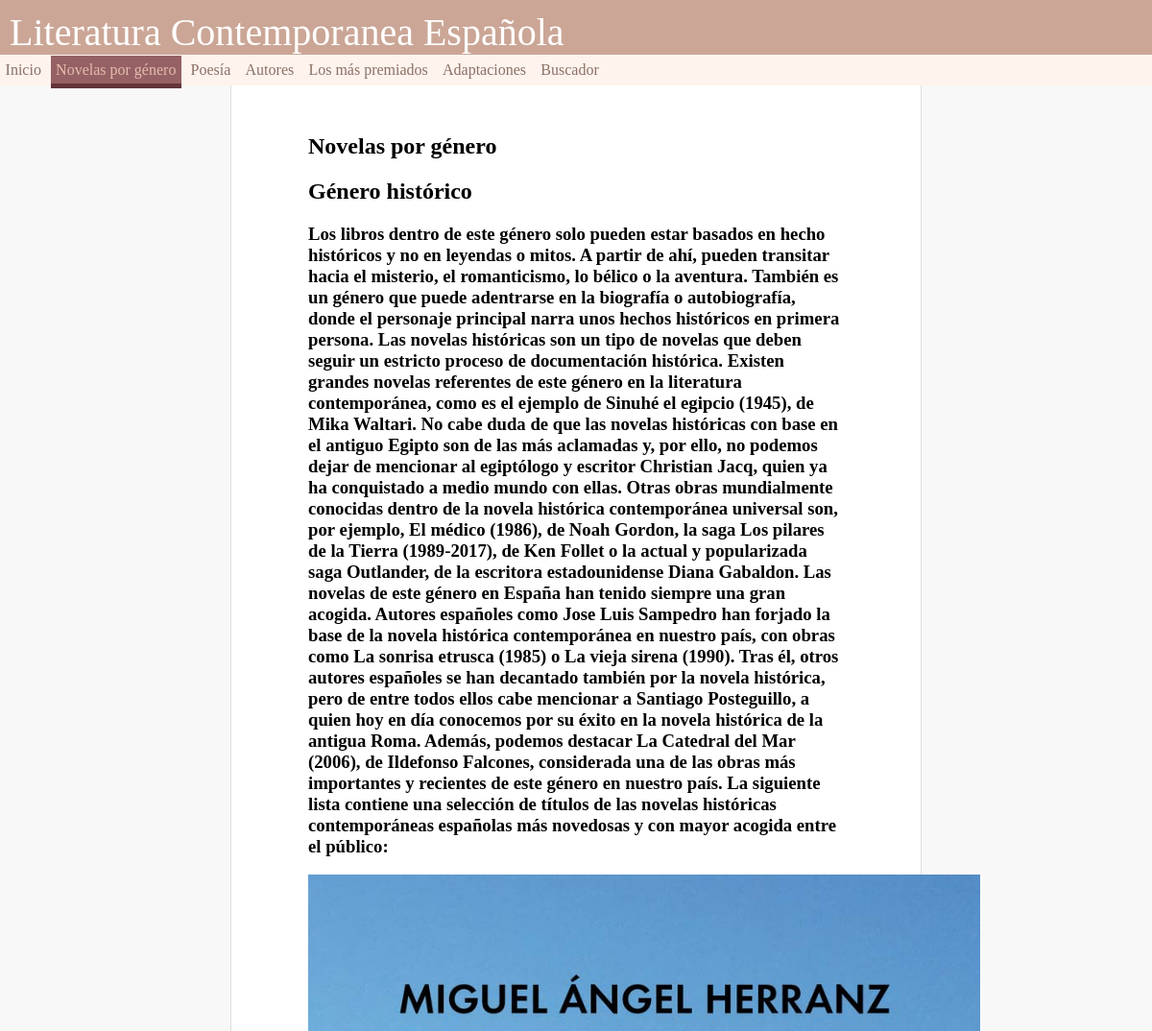
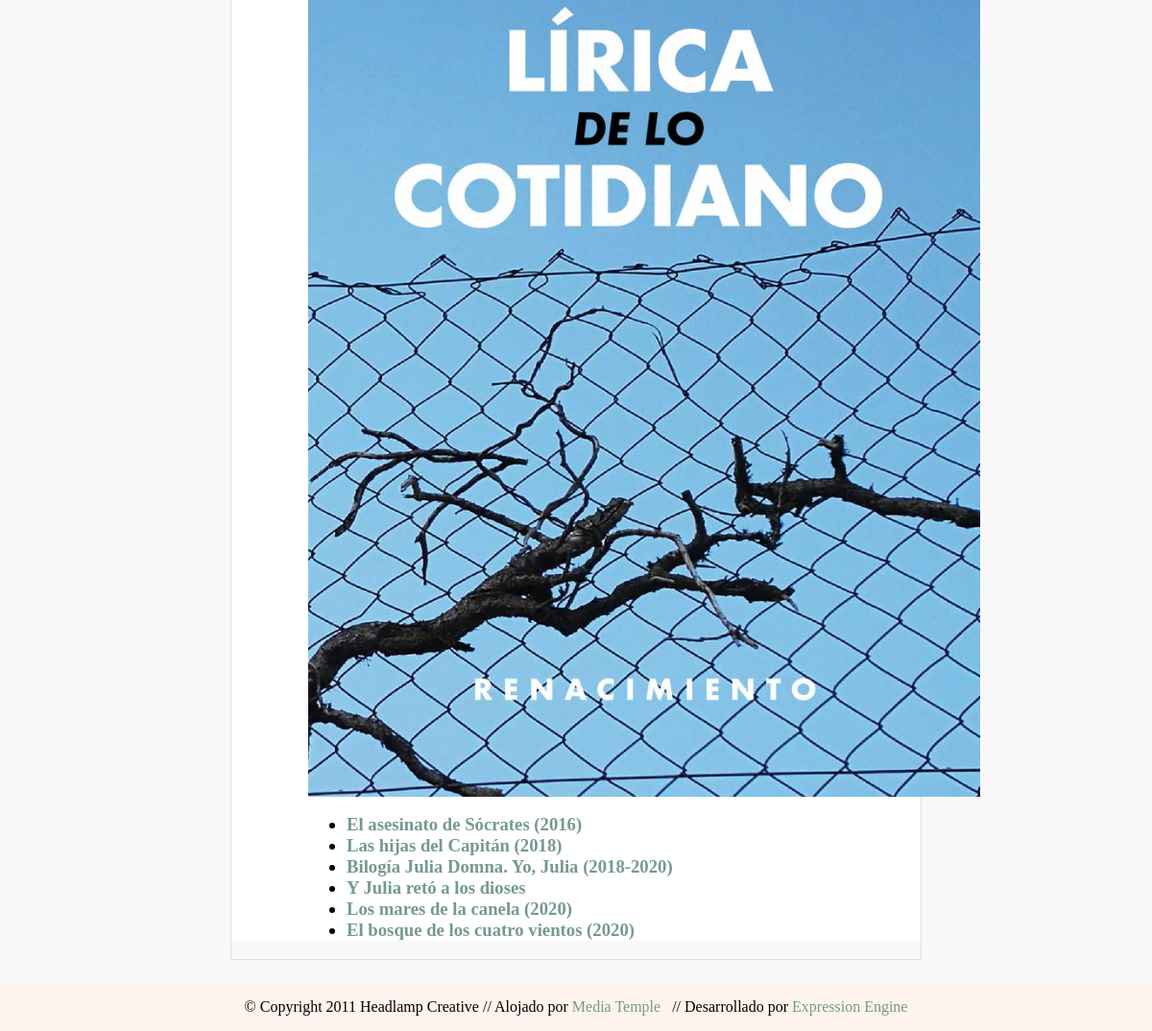
Page /listado.php?id_genero=3 on the committed database (2 pictures, top to bottom).
### tables this page shows
CREATE TABLE `generos` (
  `id_genero` int(10) NOT NULL,
  `nombre_genero` varchar(255) NOT NULL,
  `descripcion_genero` text NOT NULL,
  `imagen` varchar(255) DEFAULT NULL
);

CREATE TABLE `novelas` (
  `id_novela` int(10) NOT NULL,
  `titulo` varchar(255) NOT NULL,
  `descripcion` text NOT NULL,
  `id_autor` int(10) NOT NULL,
  `id_genero` int(10) NOT NULL,
  `imagen` varchar(255) NOT NULL
);

### listado.php (the view, shortened to what this page needs)
<!DOCTYPE html>
<html>
<head>
	<link href="css/estilo.css" rel="stylesheet" type="text/css">
</head>
<body>
	<?php include("comunes/header.php"); ?>
	<?php include("comunes/menu.php"); ?>
	<div id="margin">
		<section>
			<h1>Novelas por género</h1>
			<?php
			include("config.php");
			if (!isset($_GET["id_genero"])) {
				$consulta = "select * from generos";
				$resultado = mysqli_query($conexion, $consulta);
				echo "<ul>\n";
				while ($novela = mysqli_fetch_array($resultado)) {
					echo "<li>";
					echo "<a href=\"listado.php?id_genero=";
					echo $novela["id_genero"] . "\">";
					echo "Género " . $novela["nombre_genero"] . "</a>";
					$consulta_numero_recetas = "SELECT COUNT(id_novela) FROM novelas WHERE id_genero=" . $novela["id_genero"];
					$resultado_numero_recetas = mysqli_query($conexion, $consulta_numero_recetas);
					$numero_recetas = mysqli_fetch_array($resultado_numero_recetas);
					echo " (" . $numero_recetas["COUNT(id_novela)"] . ")";
					echo "</li>\n";
				}
				echo "</ul>\n";
			} else {
				$consulta = "select * from generos where id_genero=" . $_GET["id_genero"];
				$resultado = mysqli_query($conexion, $consulta);
				while ($novela = mysqli_fetch_array($resultado)) {
					echo '<h2> Género ' . $novela["nombre_genero"] . '<h2>';
					echo '<h3>' . $novela["descripcion_genero"] . '<h3>';
					echo "<img  class='imagesGenero' alt=\"Portada de el libro " . $novela["nombre_genero"] . "\" src=\"" . $novela["imagen"] . "\" />\n";
				}
				$consulta = "select * from novelas where id_genero=" . $_GET["id_genero"];
				$resultado = mysqli_query($conexion, $consulta);
				echo "<ul>\n";
				while ($novela = mysqli_fetch_array($resultado)) {
					echo "<li>";
					echo "<a href=\"fichaNovela.php?id_novela=";
					echo $novela["id_novela"] . "\">";
					echo $novela["titulo"] . "</a>";
					echo "</li>\n";
				}
				echo "</ul>\n";
			}
			?>
		</section>
	</div>
	<?php include("comunes/footer.php"); ?>
</body>
</html>

### css/estilo.css (style rules this page uses)
body { padding: 0px; margin: 0; background-color: #f5f3f385; font-family: Century Gothic; }
section { background-color: white; padding-left: 80px; padding-right: 80px; padding-top: 30px; }
#margin { margin-left: 20%; margin-right: 20%; border-right: 1px solid #dddddd; border-left: 1px solid #dddddd; border-bottom: 1px solid #dddddd; }
a { text-decoration: none; color: #6b947fee; }
.imagesGenero { max-width: 700px; height: auto; display: block; margin-left: auto; margin-right: auto; }

### rows in the picture
generos: nombre_genero "histórico", descripcion_genero "Los libros dentro de este género solo pueden estar basados en hecho históricos y no en leyendas o mitos. A partir de ahí, pueden transitar hacia el misterio, el romanticismo, lo bélico o la aventura. También es un género que puede adentrarse en la biografía o autobiografía, donde el personaje principal narra unos hechos históricos en primera persona. Las novelas históricas son un tipo de novelas que deben seguir un estricto proceso de documentación histórica. Existen grandes novelas referentes de este género en la literatura contemporánea, como es el ejemplo de Sinuhé el egipcio (1945), de Mika Waltari. No cabe duda de que las novelas históricas con base en el antiguo Egipto son de las más…", imagen (picture)
novelas: titulo "El asesinato de Sócrates (2016)"
novelas: titulo "Las hijas del Capitán (2018)"
novelas: titulo "Bilogía Julia Domna. Yo, Julia (2018-2020)"
novelas: titulo "Y Julia retó a los dioses"
novelas: titulo "Los mares de la canela (2020)"
novelas: titulo "El bosque de los cuatro vientos (2020)"

### other values in the picture
$rotulo "Inicio"
$rotulo "Novelas por género"
$rotulo "Poesía"
$rotulo "Autores"
$rotulo "Los más premiados"
$rotulo "Adaptaciones"
$rotulo "Buscador"
